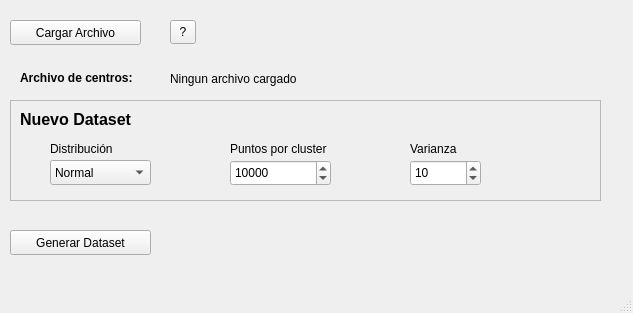
<?xml version="1.0" encoding="UTF-8"?>
<ui version="4.0">
 <class>DatasetWindow</class>
 <widget class="QMainWindow" name="DatasetWindow">
  <property name="geometry">
   <rect>
    <x>0</x>
    <y>0</y>
    <width>633</width>
    <height>313</height>
   </rect>
  </property>
  <property name="windowTitle">
   <string>Generador De Datasets</string>
  </property>
  <widget class="QWidget" name="centralwidget">
   <widget class="QPushButton" name="pushButton">
    <property name="geometry">
     <rect>
      <x>10</x>
      <y>20</y>
      <width>131</width>
      <height>25</height>
     </rect>
    </property>
    <property name="text">
     <string>Cargar Archivo</string>
    </property>
   </widget>
   <widget class="QToolButton" name="helpButton">
    <property name="geometry">
     <rect>
      <x>170</x>
      <y>20</y>
      <width>26</width>
      <height>24</height>
     </rect>
    </property>
    <property name="text">
     <string>?</string>
    </property>
   </widget>
   <widget class="QLabel" name="label">
    <property name="geometry">
     <rect>
      <x>20</x>
      <y>70</y>
      <width>141</width>
      <height>17</height>
     </rect>
    </property>
    <property name="text">
     <string>&lt;html&gt;&lt;head/&gt;&lt;body&gt;&lt;p&gt;&lt;span style=&quot; font-weight:600;&quot;&gt;Archivo de centros:&lt;/span&gt;&lt;/p&gt;&lt;/body&gt;&lt;/html&gt;</string>
    </property>
   </widget>
   <widget class="QLabel" name="centersLabel">
    <property name="geometry">
     <rect>
      <x>170</x>
      <y>70</y>
      <width>431</width>
      <height>17</height>
     </rect>
    </property>
    <property name="text">
     <string>Ningun archivo cargado</string>
    </property>
   </widget>
   <widget class="QFrame" name="frame">
    <property name="geometry">
     <rect>
      <x>10</x>
      <y>100</y>
      <width>591</width>
      <height>101</height>
     </rect>
    </property>
    <property name="frameShape">
     <enum>QFrame::StyledPanel</enum>
    </property>
    <property name="frameShadow">
     <enum>QFrame::Raised</enum>
    </property>
    <widget class="QSpinBox" name="pointsBox">
     <property name="geometry">
      <rect>
       <x>220</x>
       <y>60</y>
       <width>101</width>
       <height>26</height>
      </rect>
     </property>
     <property name="minimum">
      <number>1</number>
     </property>
     <property name="maximum">
      <number>100000</number>
     </property>
     <property name="value">
      <number>10000</number>
     </property>
    </widget>
    <widget class="QSpinBox" name="errorBox">
     <property name="geometry">
      <rect>
       <x>400</x>
       <y>60</y>
       <width>71</width>
       <height>26</height>
      </rect>
     </property>
     <property name="minimum">
      <number>1</number>
     </property>
     <property name="maximum">
      <number>500</number>
     </property>
     <property name="value">
      <number>10</number>
     </property>
    </widget>
    <widget class="QLabel" name="label_3">
     <property name="geometry">
      <rect>
       <x>220</x>
       <y>40</y>
       <width>131</width>
       <height>17</height>
      </rect>
     </property>
     <property name="text">
      <string>Puntos por cluster</string>
     </property>
    </widget>
    <widget class="QLabel" name="label_stddev">
     <property name="geometry">
      <rect>
       <x>400</x>
       <y>40</y>
       <width>171</width>
       <height>17</height>
      </rect>
     </property>
     <property name="text">
      <string>Varianza</string>
     </property>
    </widget>
    <widget class="QLabel" name="label_5">
     <property name="geometry">
      <rect>
       <x>10</x>
       <y>10</y>
       <width>121</width>
       <height>17</height>
      </rect>
     </property>
     <property name="text">
      <string>&lt;html&gt;&lt;head/&gt;&lt;body&gt;&lt;p&gt;&lt;span style=&quot; font-size:12pt; font-weight:600;&quot;&gt;Nuevo Dataset&lt;/span&gt;&lt;/p&gt;&lt;/body&gt;&lt;/html&gt;</string>
     </property>
    </widget>
    <widget class="QComboBox" name="comboBox">
     <property name="geometry">
      <rect>
       <x>40</x>
       <y>60</y>
       <width>101</width>
       <height>25</height>
      </rect>
     </property>
     <item>
      <property name="text">
       <string>Normal</string>
      </property>
     </item>
     <item>
      <property name="text">
       <string>Uniforme</string>
      </property>
     </item>
    </widget>
    <widget class="QLabel" name="label_2">
     <property name="geometry">
      <rect>
       <x>40</x>
       <y>40</y>
       <width>91</width>
       <height>17</height>
      </rect>
     </property>
     <property name="text">
      <string>Distribución</string>
     </property>
    </widget>
   </widget>
   <widget class="QPushButton" name="generateButton">
    <property name="geometry">
     <rect>
      <x>10</x>
      <y>230</y>
      <width>141</width>
      <height>25</height>
     </rect>
    </property>
    <property name="text">
     <string>Generar Dataset</string>
    </property>
   </widget>
  </widget>
  <widget class="QMenuBar" name="menubar">
   <property name="geometry">
    <rect>
     <x>0</x>
     <y>0</y>
     <width>633</width>
     <height>22</height>
    </rect>
   </property>
  </widget>
  <widget class="QStatusBar" name="statusbar"/>
 </widget>
 <resources/>
 <connections/>
</ui>
